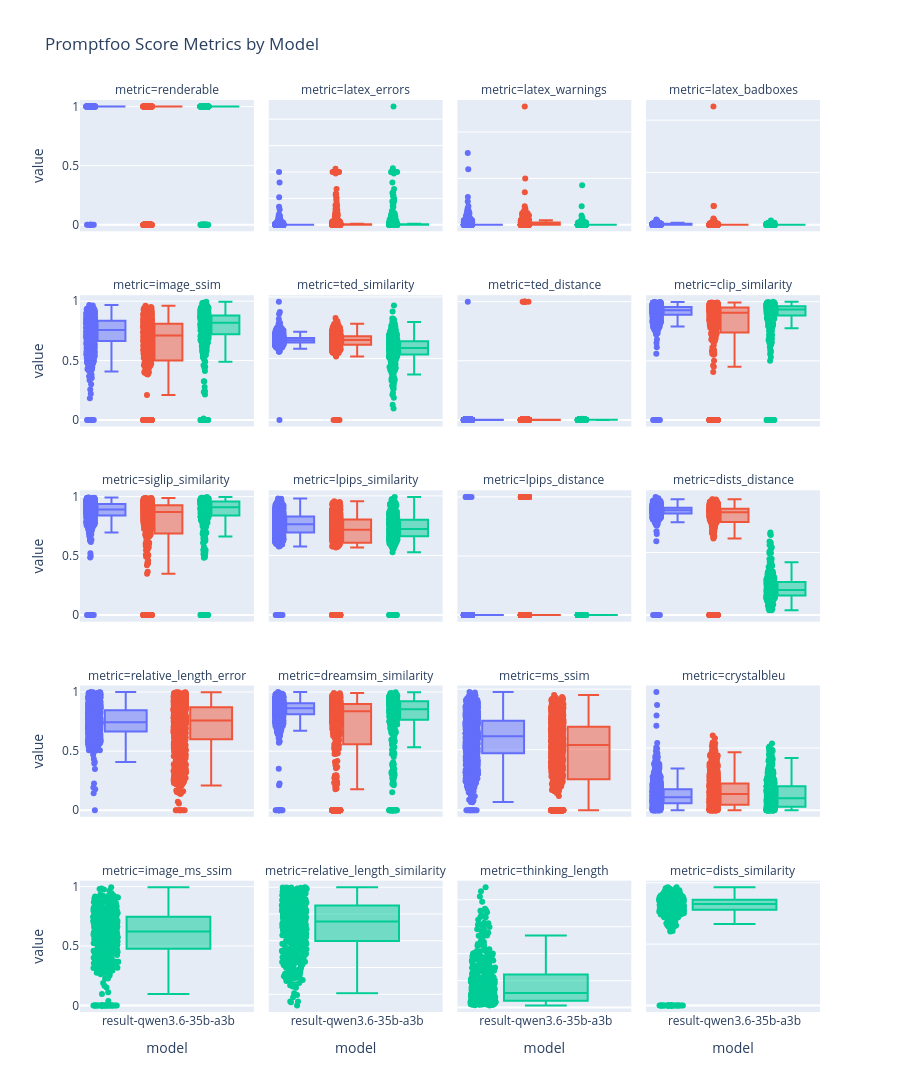
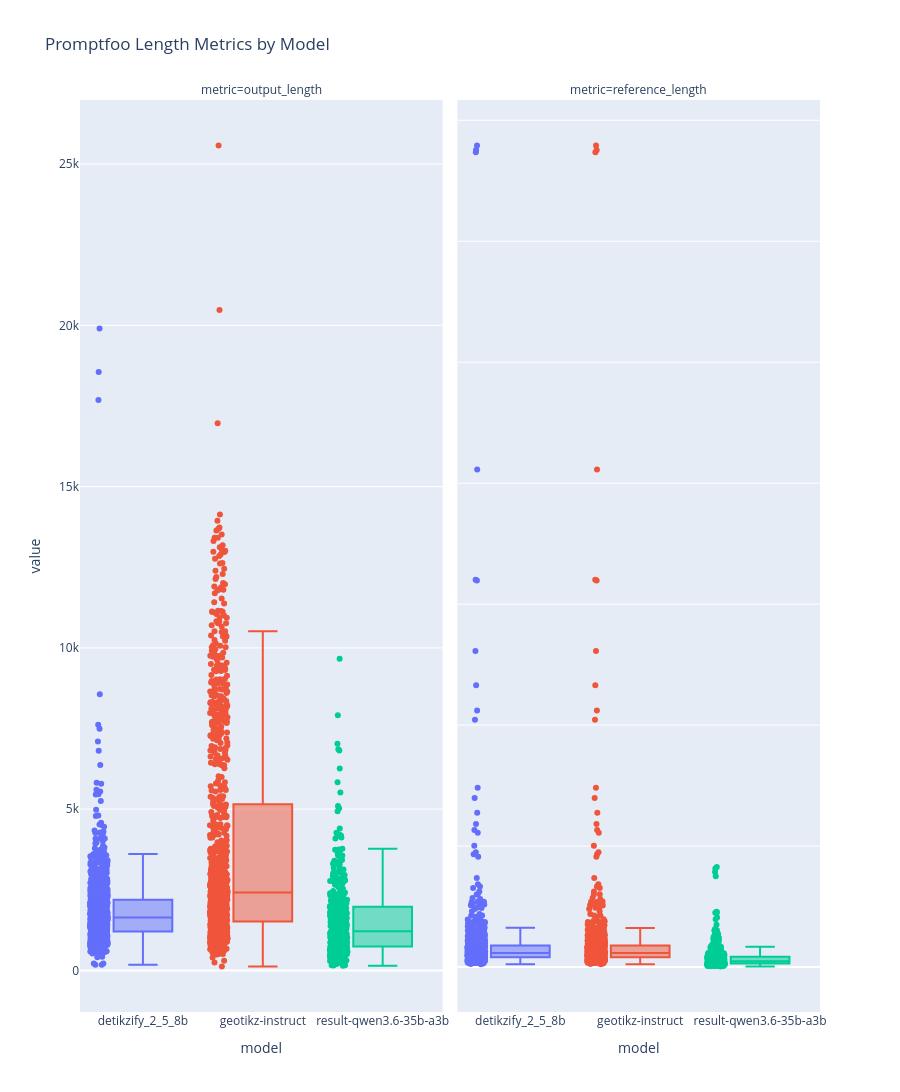

Write notebook code for charts like these, in order.
### Code cell
base_path = "/home/jonas/SynologyDrive/Uni-MA/2026_SoSe/Praktikum/results"

df = load_models(base_path)
df_long = to_long(df)

length_metrics = {"output_length", "reference_length"}

plot_metrics(
    df_long[~df_long["metric"].isin(length_metrics)],
    title="Promptfoo Score Metrics by Model",
)

plot_metrics(
    df_long[df_long["metric"].isin(length_metrics)],
    title="Promptfoo Length Metrics by Model",
)

### Figure 1 — Plotly figure (JSON) as saved in the notebook; plotly's stock layout.template omitted (floating-point values rounded to 4 significant figures; data arrays with more than 128 entries replaced by an {"elided": "..."} marker saying what was removed)
{"data": [{"alignmentgroup": "True", "boxpoints": "all", "hovertemplate": "model=%{x}<br>metric=renderable<br>value=%{y}<extra></extra>", "legendgroup": "detikzify_2_5_8b", "marker": {"color": "#636efa"}, "name": "detikzify_2_5_8b", "notched": false, "offsetgroup": "detikzify_2_5_8b", "orientation": "v", "showlegend": true, "type": "box", "x": {"elided": "1000 str values"}, "x0": " ", "xaxis": "x17", "y": {"elided": "1000 float values"}, "y0": " ", "yaxis": "y17"}, {"alignmentgroup": "True", "boxpoints": "all", "hovertemplate": "model=%{x}<br>metric=latex_errors<br>value=%{y}<extra></extra>", "legendgroup": "detikzify_2_5_8b", "marker": {"color": "#636efa"}, "name": "detikzify_2_5_8b", "notched": false, "offsetgroup": "detikzify_2_5_8b", "orientation": "v", "showlegend": false, "type": "box", "x": {"elided": "1000 str values"}, "x0": " ", "xaxis": "x18", "y": {"elided": "1000 float values"}, "y0": " ", "yaxis": "y18"}, {"alignmentgroup": "True", "boxpoints": "all", "hovertemplate": "model=%{x}<br>metric=latex_warnings<br>value=%{y}<extra></extra>", "legendgroup": "detikzify_2_5_8b", "marker": {"color": "#636efa"}, "name": "detikzify_2_5_8b", "notched": false, "offsetgroup": "detikzify_2_5_8b", "orientation": "v", "showlegend": false, "type": "box", "x": {"elided": "1000 str values"}, "x0": " ", "xaxis": "x19", "y": {"elided": "1000 float values"}, "y0": " ", "yaxis": "y19"}, {"alignmentgroup": "True", "boxpoints": "all", "hovertemplate": "model=%{x}<br>metric=latex_badboxes<br>value=%{y}<extra></extra>", "legendgroup": "detikzify_2_5_8b", "marker": {"color": "#636efa"}, "name": "detikzify_2_5_8b", "notched": false, "offsetgroup": "detikzify_2_5_8b", "orientation": "v", "showlegend": false, "type": "box", "x": {"elided": "1000 str values"}, "x0": " ", "xaxis": "x20", "y": {"elided": "1000 float values"}, "y0": " ", "yaxis": "y20"}, {"alignmentgroup": "True", "boxpoints": "all", "hovertemplate": "model=%{x}<br>metric=image_ssim<br>value=%{y}<extra></extra>", "legendgroup": "detikzify_2_5_8b", "marker": {"color": "#636efa"}, "name": "detikzify_2_5_8b", "notched": false, "offsetgroup": "detikzify_2_5_8b", "orientation": "v", "showlegend": false, "type": "box", "x": {"elided": "1000 str values"}, "x0": " ", "xaxis": "x13", "y": {"elided": "1000 float values"}, "y0": " ", "yaxis": "y13"}, {"alignmentgroup": "True", "boxpoints": "all", "hovertemplate": "model=%{x}<br>metric=ted_similarity<br>value=%{y}<extra></extra>", "legendgroup": "detikzify_2_5_8b", "marker": {"color": "#636efa"}, "name": "detikzify_2_5_8b", "notched": false, "offsetgroup": "detikzify_2_5_8b", "orientation": "v", "showlegend": false, "type": "box", "x": {"elided": "1000 str values"}, "x0": " ", "xaxis": "x14", "y": {"elided": "1000 float values"}, "y0": " ", "yaxis": "y14"}, {"alignmentgroup": "True", "boxpoints": "all", "hovertemplate": "model=%{x}<br>metric=ted_distance<br>value=%{y}<extra></extra>", "legendgroup": "detikzify_2_5_8b", "marker": {"color": "#636efa"}, "name": "detikzify_2_5_8b", "notched": false, "offsetgroup": "detikzify_2_5_8b", "orientation": "v", "showlegend": false, "type": "box", "x": {"elided": "1000 str values"}, "x0": " ", "xaxis": "x15", "y": {"elided": "1000 float values"}, "y0": " ", "yaxis": "y15"}, {"alignmentgroup": "True", "boxpoints": "all", "hovertemplate": "model=%{x}<br>metric=clip_similarity<br>value=%{y}<extra></extra>", "legendgroup": "detikzify_2_5_8b", "marker": {"color": "#636efa"}, "name": "detikzify_2_5_8b", "notched": false, "offsetgroup": "detikzify_2_5_8b", "orientation": "v", "showlegend": false, "type": "box", "x": {"elided": "1000 str values"}, "x0": " ", "xaxis": "x16", "y": {"elided": "1000 float values"}, "y0": " ", "yaxis": "y16"}, {"alignmentgroup": "True", "boxpoints": "all", "hovertemplate": "model=%{x}<br>metric=siglip_similarity<br>value=%{y}<extra></extra>", "legendgroup": "detikzify_2_5_8b", "marker": {"color": "#636efa"}, "name": "detikzify_2_5_8b", "notched": false, "offsetgroup": "detikzify_2_5_8b", "orientation": "v", "showlegend": false, "type": "box", "x": {"elided": "1000 str values"}, "x0": " ", "xaxis": "x9", "y": {"elided": "1000 float values"}, "y0": " ", "yaxis": "y9"}, {"alignmentgroup": "True", "boxpoints": "all", "hovertemplate": "model=%{x}<br>metric=lpips_similarity<br>value=%{y}<extra></extra>", "legendgroup": "detikzify_2_5_8b", "marker": {"color": "#636efa"}, "name": "detikzify_2_5_8b", "notched": false, "offsetgroup": "detikzify_2_5_8b", "orientation": "v", "showlegend": false, "type": "box", "x": {"elided": "1000 str values"}, "x0": " ", "xaxis": "x10", "y": {"elided": "1000 float values"}, "y0": " ", "yaxis": "y10"}, {"alignmentgroup": "True", "boxpoints": "all", "hovertemplate": "model=%{x}<br>metric=lpips_distance<br>value=%{y}<extra></extra>", "legendgroup": "detikzify_2_5_8b", "marker": {"color": "#636efa"}, "name": "detikzify_2_5_8b", "notched": false, "offsetgroup": "detikzify_2_5_8b", "orientation": "v", "showlegend": false, "type": "box", "x": {"elided": "1000 str values"}, "x0": " ", "xaxis": "x11", "y": {"elided": "1000 float values"}, "y0": " ", "yaxis": "y11"}, {"alignmentgroup": "True", "boxpoints": "all", "hovertemplate": "model=%{x}<br>metric=dists_distance<br>value=%{y}<extra></extra>", "legendgroup": "detikzify_2_5_8b", "marker": {"color": "#636efa"}, "name": "detikzify_2_5_8b", "notched": false, "offsetgroup": "detikzify_2_5_8b", "orientation": "v", "showlegend": false, "type": "box", "x": {"elided": "1000 str values"}, "x0": " ", "xaxis": "x12", "y": {"elided": "1000 float values"}, "y0": " ", "yaxis": "y12"}, {"alignmentgroup": "True", "boxpoints": "all", "hovertemplate": "model=%{x}<br>metric=relative_length_error<br>value=%{y}<extra></extra>", "legendgroup": "detikzify_2_5_8b", "marker": {"color": "#636efa"}, "name": "detikzify_2_5_8b", "notched": false, "offsetgroup": "detikzify_2_5_8b", "orientation": "v", "showlegend": false, "type": "box", "x": {"elided": "1000 str values"}, "x0": " ", "xaxis": "x5", "y": {"elided": "1000 float values"}, "y0": " ", "yaxis": "y5"}, {"alignmentgroup": "True", "boxpoints": "all", "hovertemplate": "model=%{x}<br>metric=dreamsim_similarity<br>value=%{y}<extra></extra>", "legendgroup": "detikzify_2_5_8b", "marker": {"color": "#636efa"}, "name": "detikzify_2_5_8b", "notched": false, "offsetgroup": "detikzify_2_5_8b", "orientation": "v", "showlegend": false, "type": "box", "x": {"elided": "1000 str values"}, "x0": " ", "xaxis": "x6", "y": {"elided": "1000 float values"}, "y0": " ", "yaxis": "y6"}, {"alignmentgroup": "True", "boxpoints": "all", "hovertemplate": "model=%{x}<br>metric=ms_ssim<br>value=%{y}<extra></extra>", "legendgroup": "detikzify_2_5_8b", "marker": {"color": "#636efa"}, "name": "detikzify_2_5_8b", "notched": false, "offsetgroup": "detikzify_2_5_8b", "orientation": "v", "showlegend": false, "type": "box", "x": {"elided": "1000 str values"}, "x0": " ", "xaxis": "x7", "y": {"elided": "1000 float values"}, "y0": " ", "yaxis": "y7"}, {"alignmentgroup": "True", "boxpoints": "all", "hovertemplate": "model=%{x}<br>metric=crystalbleu<br>value=%{y}<extra></extra>", "legendgroup": "detikzify_2_5_8b", "marker": {"color": "#636efa"}, "name": "detikzify_2_5_8b", "notched": false, "offsetgroup": "detikzify_2_5_8b", "orientation": "v", "showlegend": false, "type": "box", "x": {"elided": "1000 str values"}, "x0": " ", "xaxis": "x8", "y": {"elided": "1000 float values"}, "y0": " ", "yaxis": "y8"}, {"alignmentgroup": "True", "boxpoints": "all", "hovertemplate": "model=%{x}<br>metric=renderable<br>value=%{y}<extra></extra>", "legendgroup": "geotikz-instruct", "marker": {"color": "#EF553B"}, "name": "geotikz-instruct", "notched": false, "offsetgroup": "geotikz-instruct", "orientation": "v", "showlegend": true, "type": "box", "x": {"elided": "1000 str values"}, "x0": " ", "xaxis": "x17", "y": {"elided": "1000 float values"}, "y0": " ", "yaxis": "y17"}, {"alignmentgroup": "True", "boxpoints": "all", "hovertemplate": "model=%{x}<br>metric=latex_errors<br>value=%{y}<extra></extra>", "legendgroup": "geotikz-instruct", "marker": {"color": "#EF553B"}, "name": "geotikz-instruct", "notched": false, "offsetgroup": "geotikz-instruct", "orientation": "v", "showlegend": false, "type": "box", "x": {"elided": "1000 str values"}, "x0": " ", "xaxis": "x18", "y": {"elided": "1000 float values"}, "y0": " ", "yaxis": "y18"}, {"alignmentgroup": "True", "boxpoints": "all", "hovertemplate": "model=%{x}<br>metric=latex_warnings<br>value=%{y}<extra></extra>", "legendgroup": "geotikz-instruct", "marker": {"color": "#EF553B"}, "name": "geotikz-instruct", "notched": false, "offsetgroup": "geotikz-instruct", "orientation": "v", "showlegend": false, "type": "box", "x": {"elided": "1000 str values"}, "x0": " ", "xaxis": "x19", "y": {"elided": "1000 float values"}, "y0": " ", "yaxis": "y19"}, {"alignmentgroup": "True", "boxpoints": "all", "hovertemplate": "model=%{x}<br>metric=latex_badboxes<br>value=%{y}<extra></extra>", "legendgroup": "geotikz-instruct", "marker": {"color": "#EF553B"}, "name": "geotikz-instruct", "notched": false, "offsetgroup": "geotikz-instruct", "orientation": "v", "showlegend": false, "type": "box", "x": {"elided": "1000 str values"}, "x0": " ", "xaxis": "x20", "y": {"elided": "1000 float values"}, "y0": " ", "yaxis": "y20"}, {"alignmentgroup": "True", "boxpoints": "all", "hovertemplate": "model=%{x}<br>metric=image_ssim<br>value=%{y}<extra></extra>", "legendgroup": "geotikz-instruct", "marker": {"color": "#EF553B"}, "name": "geotikz-instruct", "notched": false, "offsetgroup": "geotikz-instruct", "orientation": "v", "showlegend": false, "type": "box", "x": {"elided": "1000 str values"}, "x0": " ", "xaxis": "x13", "y": {"elided": "1000 float values"}, "y0": " ", "yaxis": "y13"}, {"alignmentgroup": "True", "boxpoints": "all", "hovertemplate": "model=%{x}<br>metric=ted_similarity<br>value=%{y}<extra></extra>", "legendgroup": "geotikz-instruct", "marker": {"color": "#EF553B"}, "name": "geotikz-instruct", "notched": false, "offsetgroup": "geotikz-instruct", "orientation": "v", "showlegend": false, "type": "box", "x": {"elided": "1000 str values"}, "x0": " ", "xaxis": "x14", "y": {"elided": "1000 float values"}, "y0": " ", "yaxis": "y14"}, {"alignmentgroup": "True", "boxpoints": "all", "hovertemplate": "model=%{x}<br>metric=ted_distance<br>value=%{y}<extra></extra>", "legendgroup": "geotikz-instruct", "marker": {"color": "#EF553B"}, "name": "geotikz-instruct", "notched": false, "offsetgroup": "geotikz-instruct", "orientation": "v", "showlegend": false, "type": "box", "x": {"elided": "1000 str values"}, "x0": " ", "xaxis": "x15", "y": {"elided": "1000 float values"}, "y0": " ", "yaxis": "y15"}, {"alignmentgroup": "True", "boxpoints": "all", "hovertemplate": "model=%{x}<br>metric=clip_similarity<br>value=%{y}<extra></extra>", "legendgroup": "geotikz-instruct", "marker": {"color": "#EF553B"}, "name": "geotikz-instruct", "notched": false, "offsetgroup": "geotikz-instruct", "orientation": "v", "showlegend": false, "type": "box", "x": {"elided": "1000 str values"}, "x0": " ", "xaxis": "x16", "y": {"elided": "1000 float values"}, "y0": " ", "yaxis": "y16"}, {"alignmentgroup": "True", "boxpoints": "all", "hovertemplate": "model=%{x}<br>metric=siglip_similarity<br>value=%{y}<extra></extra>", "legendgroup": "geotikz-instruct", "marker": {"color": "#EF553B"}, "name": "geotikz-instruct", "notched": false, "offsetgroup": "geotikz-instruct", "orientation": "v", "showlegend": false, "type": "box", "x": {"elided": "1000 str values"}, "x0": " ", "xaxis": "x9", "y": {"elided": "1000 float values"}, "y0": " ", "yaxis": "y9"}, {"alignmentgroup": "True", "boxpoints": "all", "hovertemplate": "model=%{x}<br>metric=lpips_similarity<br>value=%{y}<extra></extra>", "legendgroup": "geotikz-instruct", "marker": {"color": "#EF553B"}, "name": "geotikz-instruct", "notched": false, "offsetgroup": "geotikz-instruct", "orientation": "v", "showlegend": false, "type": "box", "x": {"elided": "1000 str values"}, "x0": " ", "xaxis": "x10", "y": {"elided": "1000 float values"}, "y0": " ", "yaxis": "y10"}, {"alignmentgroup": "True", "boxpoints": "all", "hovertemplate": "model=%{x}<br>metric=lpips_distance<br>value=%{y}<extra></extra>", "legendgroup": "geotikz-instruct", "marker": {"color": "#EF553B"}, "name": "geotikz-instruct", "notched": false, "offsetgroup": "geotikz-instruct", "orientation": "v", "showlegend": false, "type": "box", "x": {"elided": "1000 str values"}, "x0": " ", "xaxis": "x11", "y": {"elided": "1000 float values"}, "y0": " ", "yaxis": "y11"}, {"alignmentgroup": "True", "boxpoints": "all", "hovertemplate": "model=%{x}<br>metric=dists_distance<br>value=%{y}<extra></extra>", "legendgroup": "geotikz-instruct", "marker": {"color": "#EF553B"}, "name": "geotikz-instruct", "notched": false, "offsetgroup": "geotikz-instruct", "orientation": "v", "showlegend": false, "type": "box", "x": {"elided": "1000 str values"}, "x0": " ", "xaxis": "x12", "y": {"elided": "1000 float values"}, "y0": " ", "yaxis": "y12"}, {"alignmentgroup": "True", "boxpoints": "all", "hovertemplate": "model=%{x}<br>metric=relative_length_error<br>value=%{y}<extra></extra>", "legendgroup": "geotikz-instruct", "marker": {"color": "#EF553B"}, "name": "geotikz-instruct", "notched": false, "offsetgroup": "geotikz-instruct", "orientation": "v", "showlegend": false, "type": "box", "x": {"elided": "1000 str values"}, "x0": " ", "xaxis": "x5", "y": {"elided": "1000 float values"}, "y0": " ", "yaxis": "y5"}, {"alignmentgroup": "True", "boxpoints": "all", "hovertemplate": "model=%{x}<br>metric=dreamsim_similarity<br>value=%{y}<extra></extra>", "legendgroup": "geotikz-instruct", "marker": {"color": "#EF553B"}, "name": "geotikz-instruct", "notched": false, "offsetgroup": "geotikz-instruct", "orientation": "v", "showlegend": false, "type": "box", "x": {"elided": "1000 str values"}, "x0": " ", "xaxis": "x6", "y": {"elided": "1000 float values"}, "y0": " ", "yaxis": "y6"}, {"alignmentgroup": "True", "boxpoints": "all", "hovertemplate": "model=%{x}<br>metric=ms_ssim<br>value=%{y}<extra></extra>", "legendgroup": "geotikz-instruct", "marker": {"color": "#EF553B"}, "name": "geotikz-instruct", "notched": false, "offsetgroup": "geotikz-instruct", "orientation": "v", "showlegend": false, "type": "box", "x": {"elided": "1000 str values"}, "x0": " ", "xaxis": "x7", "y": {"elided": "1000 float values"}, "y0": " ", "yaxis": "y7"}, {"alignmentgroup": "True", "boxpoints": "all", "hovertemplate": "model=%{x}<br>metric=crystalbleu<br>value=%{y}<extra></extra>", "legendgroup": "geotikz-instruct", "marker": {"color": "#EF553B"}, "name": "geotikz-instruct", "notched": false, "offsetgroup": "geotikz-instruct", "orientation": "v", "showlegend": false, "type": "box", "x": {"elided": "1000 str values"}, "x0": " ", "xaxis": "x8", "y": {"elided": "1000 float values"}, "y0": " ", "yaxis": "y8"}, {"alignmentgroup": "True", "boxpoints": "all", "hovertemplate": "model=%{x}<br>metric=renderable<br>value=%{y}<extra></extra>", "legendgroup": "result-qwen3.6-35b-a3b", "marker": {"color": "#00cc96"}, "name": "result-qwen3.6-35b-a3b", "notched": false, "offsetgroup": "result-qwen3.6-35b-a3b", "orientation": "v", "showlegend": true, "type": "box", "x": {"elided": "464 str values"}, "x0": " ", "xaxis": "x17", "y": {"elided": "464 float values"}, "y0": " ", "yaxis": "y17"}, {"alignmentgroup": "True", "boxpoints": "all", "hovertemplate": "model=%{x}<br>metric=latex_errors<br>value=%{y}<extra></extra>", "legendgroup": "result-qwen3.6-35b-a3b", "marker": {"color": "#00cc96"}, "name": "result-qwen3.6-35b-a3b", "notched": false, "offsetgroup": "result-qwen3.6-35b-a3b", "orientation": "v", "showlegend": false, "type": "box", "x": {"elided": "464 str values"}, "x0": " ", "xaxis": "x18", "y": {"elided": "464 float values"}, "y0": " ", "yaxis": "y18"}, {"alignmentgroup": "True", "boxpoints": "all", "hovertemplate": "model=%{x}<br>metric=latex_warnings<br>value=%{y}<extra></extra>", "legendgroup": "result-qwen3.6-35b-a3b", "marker": {"color": "#00cc96"}, "name": "result-qwen3.6-35b-a3b", "notched": false, "offsetgroup": "result-qwen3.6-35b-a3b", "orientation": "v", "showlegend": false, "type": "box", "x": {"elided": "464 str values"}, "x0": " ", "xaxis": "x19", "y": {"elided": "464 float values"}, "y0": " ", "yaxis": "y19"}, {"alignmentgroup": "True", "boxpoints": "all", "hovertemplate": "model=%{x}<br>metric=latex_badboxes<br>value=%{y}<extra></extra>", "legendgroup": "result-qwen3.6-35b-a3b", "marker": {"color": "#00cc96"}, "name": "result-qwen3.6-35b-a3b", "notched": false, "offsetgroup": "result-qwen3.6-35b-a3b", "orientation": "v", "showlegend": false, "type": "box", "x": {"elided": "464 str values"}, "x0": " ", "xaxis": "x20", "y": {"elided": "464 float values"}, "y0": " ", "yaxis": "y20"}, {"alignmentgroup": "True", "boxpoints": "all", "hovertemplate": "model=%{x}<br>metric=image_ssim<br>value=%{y}<extra></extra>", "legendgroup": "result-qwen3.6-35b-a3b", "marker": {"color": "#00cc96"}, "name": "result-qwen3.6-35b-a3b", "notched": false, "offsetgroup": "result-qwen3.6-35b-a3b", "orientation": "v", "showlegend": false, "type": "box", "x": {"elided": "464 str values"}, "x0": " ", "xaxis": "x13", "y": {"elided": "464 float values"}, "y0": " ", "yaxis": "y13"}, {"alignmentgroup": "True", "boxpoints": "all", "hovertemplate": "model=%{x}<br>metric=ted_similarity<br>value=%{y}<extra></extra>", "legendgroup": "result-qwen3.6-35b-a3b", "marker": {"color": "#00cc96"}, "name": "result-qwen3.6-35b-a3b", "notched": false, "offsetgroup": "result-qwen3.6-35b-a3b", "orientation": "v", "showlegend": false, "type": "box", "x": {"elided": "464 str values"}, "x0": " ", "xaxis": "x14", "y": {"elided": "464 float values"}, "y0": " ", "yaxis": "y14"}, {"alignmentgroup": "True", "boxpoints": "all", "hovertemplate": "model=%{x}<br>metric=ted_distance<br>value=%{y}<extra></extra>", "legendgroup": "result-qwen3.6-35b-a3b", "marker": {"color": "#00cc96"}, "name": "result-qwen3.6-35b-a3b", "notched": false, "offsetgroup": "result-qwen3.6-35b-a3b", "orientation": "v", "showlegend": false, "type": "box", "x": {"elided": "464 str values"}, "x0": " ", "xaxis": "x15", "y": {"elided": "464 float values"}, "y0": " ", "yaxis": "y15"}, {"alignmentgroup": "True", "boxpoints": "all", "hovertemplate": "model=%{x}<br>metric=clip_similarity<br>value=%{y}<extra></extra>", "legendgroup": "result-qwen3.6-35b-a3b", "marker": {"color": "#00cc96"}, "name": "result-qwen3.6-35b-a3b", "notched": false, "offsetgroup": "result-qwen3.6-35b-a3b", "orientation": "v", "showlegend": false, "type": "box", "x": {"elided": "464 str values"}, "x0": " ", "xaxis": "x16", "y": {"elided": "464 float values"}, "y0": " ", "yaxis": "y16"}, {"alignmentgroup": "True", "boxpoints": "all", "hovertemplate": "model=%{x}<br>metric=siglip_similarity<br>value=%{y}<extra></extra>", "legendgroup": "result-qwen3.6-35b-a3b", "marker": {"color": "#00cc96"}, "name": "result-qwen3.6-35b-a3b", "notched": false, "offsetgroup": "result-qwen3.6-35b-a3b", "orientation": "v", "showlegend": false, "type": "box", "x": {"elided": "464 str values"}, "x0": " ", "xaxis": "x9", "y": {"elided": "464 float values"}, "y0": " ", "yaxis": "y9"}, {"alignmentgroup": "True", "boxpoints": "all", "hovertemplate": "model=%{x}<br>metric=lpips_similarity<br>value=%{y}<extra></extra>", "legendgroup": "result-qwen3.6-35b-a3b", "marker": {"color": "#00cc96"}, "name": "result-qwen3.6-35b-a3b", "notched": false, "offsetgroup": "result-qwen3.6-35b-a3b", "orientation": "v", "showlegend": false, "type": "box", "x": {"elided": "464 str values"}, "x0": " ", "xaxis": "x10", "y": {"elided": "464 float values"}, "y0": " ", "yaxis": "y10"}, {"alignmentgroup": "True", "boxpoints": "all", "hovertemplate": "model=%{x}<br>metric=lpips_distance<br>value=%{y}<extra></extra>", "legendgroup": "result-qwen3.6-35b-a3b", "marker": {"color": "#00cc96"}, "name": "result-qwen3.6-35b-a3b", "notched": false, "offsetgroup": "result-qwen3.6-35b-a3b", "orientation": "v", "showlegend": false, "type": "box", "x": {"elided": "435 str values"}, "x0": " ", "xaxis": "x11", "y": {"elided": "435 float values"}, "y0": " ", "yaxis": "y11"}, {"alignmentgroup": "True", "boxpoints": "all", "hovertemplate": "model=%{x}<br>metric=dists_distance<br>value=%{y}<extra></extra>", "legendgroup": "result-qwen3.6-35b-a3b", "marker": {"color": "#00cc96"}, "name": "result-qwen3.6-35b-a3b", "notched": false, "offsetgroup": "result-qwen3.6-35b-a3b", "orientation": "v", "showlegend": false, "type": "box", "x": {"elided": "435 str values"}, "x0": " ", "xaxis": "x12", "y": {"elided": "435 float values"}, "y0": " ", "yaxis": "y12"}, {"alignmentgroup": "True", "boxpoints": "all", "hovertemplate": "model=%{x}<br>metric=dreamsim_similarity<br>value=%{y}<extra></extra>", "legendgroup": "result-qwen3.6-35b-a3b", "marker": {"color": "#00cc96"}, "name": "result-qwen3.6-35b-a3b", "notched": false, "offsetgroup": "result-qwen3.6-35b-a3b", "orientation": "v", "showlegend": false, "type": "box", "x": {"elided": "464 str values"}, "x0": " ", "xaxis": "x6", "y": {"elided": "464 float values"}, "y0": " ", "yaxis": "y6"}, {"alignmentgroup": "True", "boxpoints": "all", "hovertemplate": "model=%{x}<br>metric=crystalbleu<br>value=%{y}<extra></extra>", "legendgroup": "result-qwen3.6-35b-a3b", "marker": {"color": "#00cc96"}, "name": "result-qwen3.6-35b-a3b", "notched": false, "offsetgroup": "result-qwen3.6-35b-a3b", "orientation": "v", "showlegend": false, "type": "box", "x": {"elided": "464 str values"}, "x0": " ", "xaxis": "x8", "y": {"elided": "464 float values"}, "y0": " ", "yaxis": "y8"}, {"alignmentgroup": "True", "boxpoints": "all", "hovertemplate": "model=%{x}<br>metric=image_ms_ssim<br>value=%{y}<extra></extra>", "legendgroup": "result-qwen3.6-35b-a3b", "marker": {"color": "#00cc96"}, "name": "result-qwen3.6-35b-a3b", "notched": false, "offsetgroup": "result-qwen3.6-35b-a3b", "orientation": "v", "showlegend": false, "type": "box", "x": {"elided": "464 str values"}, "x0": " ", "xaxis": "x", "y": {"elided": "464 float values"}, "y0": " ", "yaxis": "y"}, {"alignmentgroup": "True", "boxpoints": "all", "hovertemplate": "model=%{x}<br>metric=relative_length_similarity<br>value=%{y}<extra></extra>", "legendgroup": "result-qwen3.6-35b-a3b", "marker": {"color": "#00cc96"}, "name": "result-qwen3.6-35b-a3b", "notched": false, "offsetgroup": "result-qwen3.6-35b-a3b", "orientation": "v", "showlegend": false, "type": "box", "x": {"elided": "464 str values"}, "x0": " ", "xaxis": "x2", "y": {"elided": "464 float values"}, "y0": " ", "yaxis": "y2"}, {"alignmentgroup": "True", "boxpoints": "all", "hovertemplate": "model=%{x}<br>metric=thinking_length<br>value=%{y}<extra></extra>", "legendgroup": "result-qwen3.6-35b-a3b", "marker": {"color": "#00cc96"}, "name": "result-qwen3.6-35b-a3b", "notched": false, "offsetgroup": "result-qwen3.6-35b-a3b", "orientation": "v", "showlegend": false, "type": "box", "x": {"elided": "464 str values"}, "x0": " ", "xaxis": "x3", "y": {"elided": "464 float values"}, "y0": " ", "yaxis": "y3"}, {"alignmentgroup": "True", "boxpoints": "all", "hovertemplate": "model=%{x}<br>metric=dists_similarity<br>value=%{y}<extra></extra>", "legendgroup": "result-qwen3.6-35b-a3b", "marker": {"color": "#00cc96"}, "name": "result-qwen3.6-35b-a3b", "notched": false, "offsetgroup": "result-qwen3.6-35b-a3b", "orientation": "v", "showlegend": false, "type": "box", "x": {"elided": "464 str values"}, "x0": " ", "xaxis": "x4", "y": {"elided": "464 float values"}, "y0": " ", "yaxis": "y4"}], "layout": {"annotations": [{"font": {}, "showarrow": false, "text": "metric=image_ms_ssim", "x": 0.1175, "xanchor": "center", "xref": "paper", "y": 0.144, "yanchor": "bottom", "yref": "paper"}, {"font": {}, "showarrow": false, "text": "metric=relative_length_similarity", "x": 0.3725, "xanchor": "center", "xref": "paper", "y": 0.144, "yanchor": "bottom", "yref": "paper"}, {"font": {}, "showarrow": false, "text": "metric=thinking_length", "x": 0.6275, "xanchor": "center", "xref": "paper", "y": 0.144, "yanchor": "bottom", "yref": "paper"}, {"font": {}, "showarrow": false, "text": "metric=dists_similarity", "x": 0.8825, "xanchor": "center", "xref": "paper", "y": 0.144, "yanchor": "bottom", "yref": "paper"}, {"font": {}, "showarrow": false, "text": "metric=relative_length_error", "x": 0.1175, "xanchor": "center", "xref": "paper", "y": 0.358, "yanchor": "bottom", "yref": "paper"}, {"font": {}, "showarrow": false, "text": "metric=dreamsim_similarity", "x": 0.3725, "xanchor": "center", "xref": "paper", "y": 0.358, "yanchor": "bottom", "yref": "paper"}, {"font": {}, "showarrow": false, "text": "metric=ms_ssim", "x": 0.6275, "xanchor": "center", "xref": "paper", "y": 0.358, "yanchor": "bottom", "yref": "paper"}, {"font": {}, "showarrow": false, "text": "metric=crystalbleu", "x": 0.8825, "xanchor": "center", "xref": "paper", "y": 0.358, "yanchor": "bottom", "yref": "paper"}, {"font": {}, "showarrow": false, "text": "metric=siglip_similarity", "x": 0.1175, "xanchor": "center", "xref": "paper", "y": 0.572, "yanchor": "bottom", "yref": "paper"}, {"font": {}, "showarrow": false, "text": "metric=lpips_similarity", "x": 0.3725, "xanchor": "center", "xref": "paper", "y": 0.572, "yanchor": "bottom", "yref": "paper"}, {"font": {}, "showarrow": false, "text": "metric=lpips_distance", "x": 0.6275, "xanchor": "center", "xref": "paper", "y": 0.572, "yanchor": "bottom", "yref": "paper"}, {"font": {}, "showarrow": false, "text": "metric=dists_distance", "x": 0.8825, "xanchor": "center", "xref": "paper", "y": 0.572, "yanchor": "bottom", "yref": "paper"}, {"font": {}, "showarrow": false, "text": "metric=image_ssim", "x": 0.1175, "xanchor": "center", "xref": "paper", "y": 0.786, "yanchor": "bottom", "yref": "paper"}, {"font": {}, "showarrow": false, "text": "metric=ted_similarity", "x": 0.3725, "xanchor": "center", "xref": "paper", "y": 0.786, "yanchor": "bottom", "yref": "paper"}, {"font": {}, "showarrow": false, "text": "metric=ted_distance", "x": 0.6275, "xanchor": "center", "xref": "paper", "y": 0.786, "yanchor": "bottom", "yref": "paper"}, {"font": {}, "showarrow": false, "text": "metric=clip_similarity", "x": 0.8825, "xanchor": "center", "xref": "paper", "y": 0.786, "yanchor": "bottom", "yref": "paper"}, {"font": {}, "showarrow": false, "text": "metric=renderable", "x": 0.1175, "xanchor": "center", "xref": "paper", "y": 1, "yanchor": "bottom", "yref": "paper"}, {"font": {}, "showarrow": false, "text": "metric=latex_errors", "x": 0.3725, "xanchor": "center", "xref": "paper", "y": 1, "yanchor": "bottom", "yref": "paper"}, {"font": {}, "showarrow": false, "text": "metric=latex_warnings", "x": 0.6275, "xanchor": "center", "xref": "paper", "y": 1, "yanchor": "bottom", "yref": "paper"}, {"font": {}, "showarrow": false, "text": "metric=latex_badboxes", "x": 0.8825, "xanchor": "center", "xref": "paper", "y": 1, "yanchor": "bottom", "yref": "paper"}], "boxmode": "overlay", "height": 1400, "legend": {"title": {"text": "model"}, "tracegroupgap": 0}, "showlegend": false, "title": {"text": "Promptfoo Score Metrics by Model"}, "xaxis": {"anchor": "y", "categoryarray": ["detikzify_2_5_8b", "geotikz-instruct", "result-qwen3.6-35b-a3b"], "categoryorder": "array", "domain": [0, 0.235], "title": {"text": "model"}}, "xaxis10": {"anchor": "y10", "domain": [0.255, 0.49], "showticklabels": false}, "xaxis11": {"anchor": "y11", "domain": [0.51, 0.745], "showticklabels": false}, "xaxis12": {"anchor": "y12", "domain": [0.765, 1.0], "showticklabels": false}, "xaxis13": {"anchor": "y13", "domain": [0, 0.235], "showticklabels": false}, "xaxis14": {"anchor": "y14", "domain": [0.255, 0.49], "showticklabels": false}, "xaxis15": {"anchor": "y15", "domain": [0.51, 0.745], "showticklabels": false}, "xaxis16": {"anchor": "y16", "domain": [0.765, 1.0], "showticklabels": false}, "xaxis17": {"anchor": "y17", "domain": [0, 0.235], "showticklabels": false}, "xaxis18": {"anchor": "y18", "domain": [0.255, 0.49], "showticklabels": false}, "xaxis19": {"anchor": "y19", "domain": [0.51, 0.745], "showticklabels": false}, "xaxis2": {"anchor": "y2", "categoryarray": ["detikzify_2_5_8b", "geotikz-instruct", "result-qwen3.6-35b-a3b"], "categoryorder": "array", "domain": [0.255, 0.49], "title": {"text": "model"}}, "xaxis20": {"anchor": "y20", "domain": [0.765, 1.0], "showticklabels": false}, "xaxis3": {"anchor": "y3", "categoryarray": ["detikzify_2_5_8b", "geotikz-instruct", "result-qwen3.6-35b-a3b"], "categoryorder": "array", "domain": [0.51, 0.745], "title": {"text": "model"}}, "xaxis4": {"anchor": "y4", "categoryarray": ["detikzify_2_5_8b", "geotikz-instruct", "result-qwen3.6-35b-a3b"], "categoryorder": "array", "domain": [0.765, 1.0], "title": {"text": "model"}}, "xaxis5": {"anchor": "y5", "domain": [0, 0.235], "showticklabels": false}, "xaxis6": {"anchor": "y6", "domain": [0.255, 0.49], "showticklabels": false}, "xaxis7": {"anchor": "y7", "domain": [0.51, 0.745], "showticklabels": false}, "xaxis8": {"anchor": "y8", "domain": [0.765, 1.0], "showticklabels": false}, "xaxis9": {"anchor": "y9", "domain": [0, 0.235], "showticklabels": false}, "yaxis": {"anchor": "x", "domain": [0, 0.144], "title": {"text": "value"}}, "yaxis10": {"anchor": "x10", "domain": [0.428, 0.572], "showticklabels": false}, "yaxis11": {"anchor": "x11", "domain": [0.428, 0.572], "showticklabels": false}, "yaxis12": {"anchor": "x12", "domain": [0.428, 0.572], "showticklabels": false}, "yaxis13": {"anchor": "x13", "domain": [0.642, 0.786], "title": {"text": "value"}}, "yaxis14": {"anchor": "x14", "domain": [0.642, 0.786], "showticklabels": false}, "yaxis15": {"anchor": "x15", "domain": [0.642, 0.786], "showticklabels": false}, "yaxis16": {"anchor": "x16", "domain": [0.642, 0.786], "showticklabels": false}, "yaxis17": {"anchor": "x17", "domain": [0.856, 1], "title": {"text": "value"}}, "yaxis18": {"anchor": "x18", "domain": [0.856, 1], "showticklabels": false}, "yaxis19": {"anchor": "x19", "domain": [0.856, 1], "showticklabels": false}, "yaxis2": {"anchor": "x2", "domain": [0, 0.144], "showticklabels": false}, "yaxis20": {"anchor": "x20", "domain": [0.856, 1], "showticklabels": false}, "yaxis3": {"anchor": "x3", "domain": [0, 0.144], "showticklabels": false}, "yaxis4": {"anchor": "x4", "domain": [0, 0.144], "showticklabels": false}, "yaxis5": {"anchor": "x5", "domain": [0.214, 0.358], "title": {"text": "value"}}, "yaxis6": {"anchor": "x6", "domain": [0.214, 0.358], "showticklabels": false}, "yaxis7": {"anchor": "x7", "domain": [0.214, 0.358], "showticklabels": false}, "yaxis8": {"anchor": "x8", "domain": [0.214, 0.358], "showticklabels": false}, "yaxis9": {"anchor": "x9", "domain": [0.428, 0.572], "title": {"text": "value"}}}}

### Figure 2 — Plotly figure (JSON) as saved in the notebook; plotly's stock layout.template omitted (floating-point values rounded to 4 significant figures; data arrays with more than 128 entries replaced by an {"elided": "..."} marker saying what was removed)
{"data": [{"alignmentgroup": "True", "boxpoints": "all", "hovertemplate": "model=%{x}<br>metric=output_length<br>value=%{y}<extra></extra>", "legendgroup": "detikzify_2_5_8b", "marker": {"color": "#636efa"}, "name": "detikzify_2_5_8b", "notched": false, "offsetgroup": "detikzify_2_5_8b", "orientation": "v", "showlegend": true, "type": "box", "x": {"elided": "999 str values"}, "x0": " ", "xaxis": "x", "y": {"elided": "999 float values"}, "y0": " ", "yaxis": "y"}, {"alignmentgroup": "True", "boxpoints": "all", "hovertemplate": "model=%{x}<br>metric=reference_length<br>value=%{y}<extra></extra>", "legendgroup": "detikzify_2_5_8b", "marker": {"color": "#636efa"}, "name": "detikzify_2_5_8b", "notched": false, "offsetgroup": "detikzify_2_5_8b", "orientation": "v", "showlegend": false, "type": "box", "x": {"elided": "999 str values"}, "x0": " ", "xaxis": "x2", "y": {"elided": "999 float values"}, "y0": " ", "yaxis": "y2"}, {"alignmentgroup": "True", "boxpoints": "all", "hovertemplate": "model=%{x}<br>metric=output_length<br>value=%{y}<extra></extra>", "legendgroup": "geotikz-instruct", "marker": {"color": "#EF553B"}, "name": "geotikz-instruct", "notched": false, "offsetgroup": "geotikz-instruct", "orientation": "v", "showlegend": true, "type": "box", "x": {"elided": "992 str values"}, "x0": " ", "xaxis": "x", "y": {"elided": "992 float values"}, "y0": " ", "yaxis": "y"}, {"alignmentgroup": "True", "boxpoints": "all", "hovertemplate": "model=%{x}<br>metric=reference_length<br>value=%{y}<extra></extra>", "legendgroup": "geotikz-instruct", "marker": {"color": "#EF553B"}, "name": "geotikz-instruct", "notched": false, "offsetgroup": "geotikz-instruct", "orientation": "v", "showlegend": false, "type": "box", "x": {"elided": "992 str values"}, "x0": " ", "xaxis": "x2", "y": {"elided": "992 float values"}, "y0": " ", "yaxis": "y2"}, {"alignmentgroup": "True", "boxpoints": "all", "hovertemplate": "model=%{x}<br>metric=output_length<br>value=%{y}<extra></extra>", "legendgroup": "result-qwen3.6-35b-a3b", "marker": {"color": "#00cc96"}, "name": "result-qwen3.6-35b-a3b", "notched": false, "offsetgroup": "result-qwen3.6-35b-a3b", "orientation": "v", "showlegend": true, "type": "box", "x": {"elided": "464 str values"}, "x0": " ", "xaxis": "x", "y": {"elided": "464 float values"}, "y0": " ", "yaxis": "y"}, {"alignmentgroup": "True", "boxpoints": "all", "hovertemplate": "model=%{x}<br>metric=reference_length<br>value=%{y}<extra></extra>", "legendgroup": "result-qwen3.6-35b-a3b", "marker": {"color": "#00cc96"}, "name": "result-qwen3.6-35b-a3b", "notched": false, "offsetgroup": "result-qwen3.6-35b-a3b", "orientation": "v", "showlegend": false, "type": "box", "x": {"elided": "464 str values"}, "x0": " ", "xaxis": "x2", "y": {"elided": "464 float values"}, "y0": " ", "yaxis": "y2"}], "layout": {"annotations": [{"font": {}, "showarrow": false, "text": "metric=output_length", "x": 0.245, "xanchor": "center", "xref": "paper", "y": 1, "yanchor": "bottom", "yref": "paper"}, {"font": {}, "showarrow": false, "text": "metric=reference_length", "x": 0.755, "xanchor": "center", "xref": "paper", "y": 1, "yanchor": "bottom", "yref": "paper"}], "boxmode": "overlay", "height": 1400, "legend": {"title": {"text": "model"}, "tracegroupgap": 0}, "showlegend": false, "title": {"text": "Promptfoo Length Metrics by Model"}, "xaxis": {"anchor": "y", "categoryarray": ["detikzify_2_5_8b", "geotikz-instruct", "result-qwen3.6-35b-a3b"], "categoryorder": "array", "domain": [0, 0.49], "title": {"text": "model"}}, "xaxis2": {"anchor": "y2", "categoryarray": ["detikzify_2_5_8b", "geotikz-instruct", "result-qwen3.6-35b-a3b"], "categoryorder": "array", "domain": [0.51, 1], "title": {"text": "model"}}, "yaxis": {"anchor": "x", "domain": [0, 1], "title": {"text": "value"}}, "yaxis2": {"anchor": "x2", "domain": [0, 1], "showticklabels": false}}}
